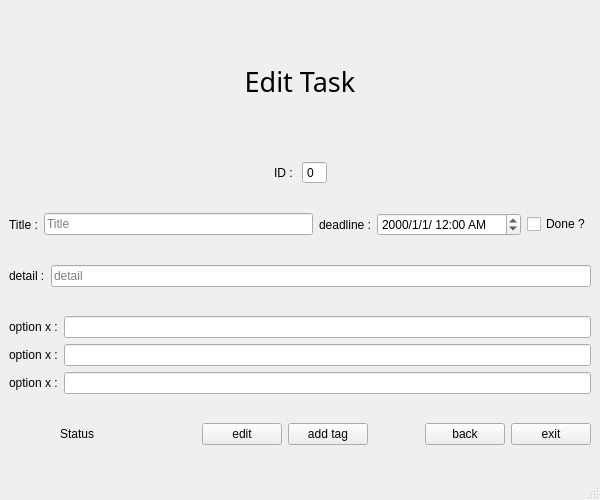
<?xml version="1.0" encoding="UTF-8"?>
<ui version="4.0">
 <class>MainWindow</class>
 <widget class="QMainWindow" name="MainWindow">
  <property name="geometry">
   <rect>
    <x>0</x>
    <y>0</y>
    <width>600</width>
    <height>500</height>
   </rect>
  </property>
  <property name="windowTitle">
   <string>MainWindow</string>
  </property>
  <widget class="QWidget" name="centralwidget">
   <layout class="QVBoxLayout" name="verticalLayout">
    <item>
     <widget class="QLabel" name="label">
      <property name="maximumSize">
       <size>
        <width>16777215</width>
        <height>100</height>
       </size>
      </property>
      <property name="font">
       <font>
        <family>Stencil</family>
        <pointsize>48</pointsize>
       </font>
      </property>
      <property name="text">
       <string>&lt;html&gt;&lt;head/&gt;&lt;body&gt;&lt;p align=&quot;center&quot;&gt;&lt;span style=&quot; font-size:20pt;&quot;&gt;Edit Task&lt;/span&gt;&lt;/p&gt;&lt;/body&gt;&lt;/html&gt;</string>
      </property>
     </widget>
    </item>
    <item>
     <layout class="QHBoxLayout" name="horizontalLayout_7">
      <item>
       <spacer name="horizontalSpacer_4">
        <property name="orientation">
         <enum>Qt::Horizontal</enum>
        </property>
        <property name="sizeHint" stdset="0">
         <size>
          <width>40</width>
          <height>20</height>
         </size>
        </property>
       </spacer>
      </item>
      <item>
       <widget class="QLabel" name="IDl">
        <property name="text">
         <string>ID : </string>
        </property>
       </widget>
      </item>
      <item>
       <widget class="QSpinBox" name="IDs">
        <property name="buttonSymbols">
         <enum>QAbstractSpinBox::NoButtons</enum>
        </property>
        <property name="maximum">
         <number>10</number>
        </property>
       </widget>
      </item>
      <item>
       <spacer name="horizontalSpacer_5">
        <property name="orientation">
         <enum>Qt::Horizontal</enum>
        </property>
        <property name="sizeHint" stdset="0">
         <size>
          <width>40</width>
          <height>20</height>
         </size>
        </property>
       </spacer>
      </item>
     </layout>
    </item>
    <item>
     <layout class="QHBoxLayout" name="horizontalLayout_4">
      <item>
       <layout class="QHBoxLayout" name="horizontalLayout">
        <item>
         <widget class="QLabel" name="Title">
          <property name="text">
           <string>Title :</string>
          </property>
         </widget>
        </item>
        <item>
         <widget class="QLineEdit" name="Titlel">
          <property name="placeholderText">
           <string>Title</string>
          </property>
         </widget>
        </item>
       </layout>
      </item>
      <item>
       <layout class="QHBoxLayout" name="horizontalLayout_3">
        <item>
         <widget class="QLabel" name="deadline">
          <property name="text">
           <string>deadline :</string>
          </property>
         </widget>
        </item>
        <item>
         <widget class="QDateTimeEdit" name="deadlinel">
          <property name="displayFormat">
           <string>yyyy/M/d/ h:mm AP</string>
          </property>
         </widget>
        </item>
       </layout>
      </item>
      <item>
       <widget class="QCheckBox" name="done">
        <property name="text">
         <string>Done ?</string>
        </property>
       </widget>
      </item>
     </layout>
    </item>
    <item>
     <layout class="QHBoxLayout" name="horizontalLayout_2">
      <item>
       <widget class="QLabel" name="detail">
        <property name="text">
         <string>detail :</string>
        </property>
       </widget>
      </item>
      <item>
       <widget class="QLineEdit" name="detaill">
        <property name="placeholderText">
         <string>detail</string>
        </property>
       </widget>
      </item>
     </layout>
    </item>
    <item>
     <layout class="QGridLayout" name="gridLayout">
      <item row="2" column="0">
       <layout class="QHBoxLayout" name="horizontalLayout_5">
        <item>
         <widget class="QLabel" name="label_5">
          <property name="text">
           <string>option x :</string>
          </property>
         </widget>
        </item>
        <item>
         <widget class="QLineEdit" name="lineEdit_3"/>
        </item>
       </layout>
      </item>
      <item row="0" column="0">
       <layout class="QHBoxLayout" name="horizontalLayout_8">
        <item>
         <widget class="QLabel" name="label_3">
          <property name="text">
           <string>option x :</string>
          </property>
         </widget>
        </item>
        <item>
         <widget class="QLineEdit" name="lineEdit"/>
        </item>
       </layout>
      </item>
      <item row="1" column="0">
       <layout class="QHBoxLayout" name="horizontalLayout_9">
        <item>
         <widget class="QLabel" name="label_4">
          <property name="text">
           <string>option x :</string>
          </property>
         </widget>
        </item>
        <item>
         <widget class="QLineEdit" name="lineEdit_2"/>
        </item>
       </layout>
      </item>
     </layout>
    </item>
    <item>
     <layout class="QHBoxLayout" name="horizontalLayout_6">
      <item>
       <spacer name="horizontalSpacer_2">
        <property name="orientation">
         <enum>Qt::Horizontal</enum>
        </property>
        <property name="sizeHint" stdset="0">
         <size>
          <width>40</width>
          <height>20</height>
         </size>
        </property>
       </spacer>
      </item>
      <item>
       <widget class="QLabel" name="Status">
        <property name="text">
         <string>Status</string>
        </property>
       </widget>
      </item>
      <item>
       <spacer name="horizontalSpacer">
        <property name="orientation">
         <enum>Qt::Horizontal</enum>
        </property>
        <property name="sizeHint" stdset="0">
         <size>
          <width>40</width>
          <height>20</height>
         </size>
        </property>
       </spacer>
      </item>
      <item>
       <spacer name="horizontalSpacer_8">
        <property name="orientation">
         <enum>Qt::Horizontal</enum>
        </property>
        <property name="sizeHint" stdset="0">
         <size>
          <width>40</width>
          <height>20</height>
         </size>
        </property>
       </spacer>
      </item>
      <item>
       <widget class="QPushButton" name="edit">
        <property name="text">
         <string>edit</string>
        </property>
       </widget>
      </item>
      <item>
       <widget class="QPushButton" name="add_tag">
        <property name="text">
         <string>add tag</string>
        </property>
       </widget>
      </item>
      <item>
       <spacer name="horizontalSpacer_3">
        <property name="orientation">
         <enum>Qt::Horizontal</enum>
        </property>
        <property name="sizeHint" stdset="0">
         <size>
          <width>40</width>
          <height>20</height>
         </size>
        </property>
       </spacer>
      </item>
      <item>
       <widget class="QPushButton" name="back">
        <property name="text">
         <string>back</string>
        </property>
       </widget>
      </item>
      <item>
       <widget class="QPushButton" name="exit">
        <property name="text">
         <string>exit</string>
        </property>
       </widget>
      </item>
     </layout>
    </item>
   </layout>
  </widget>
  <widget class="QMenuBar" name="menubar">
   <property name="geometry">
    <rect>
     <x>0</x>
     <y>0</y>
     <width>600</width>
     <height>22</height>
    </rect>
   </property>
  </widget>
  <widget class="QStatusBar" name="statusbar"/>
 </widget>
 <resources/>
 <connections/>
</ui>
